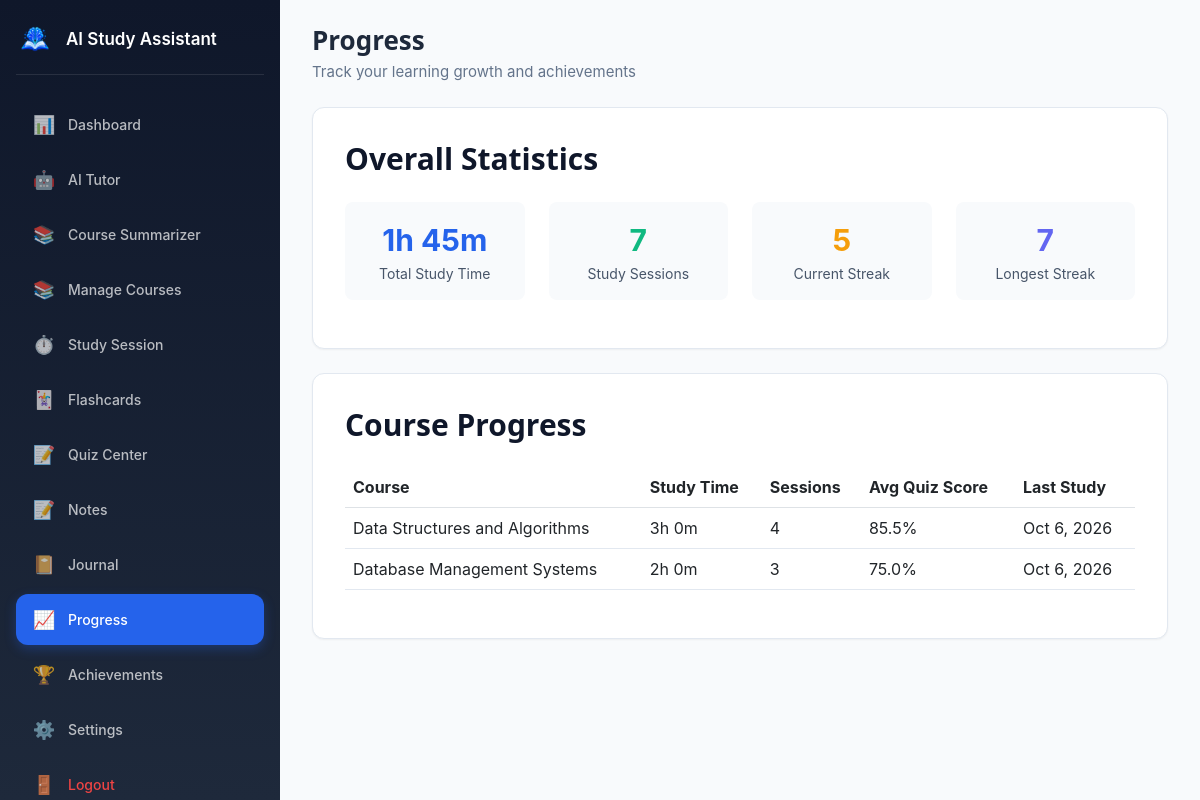
The page /progress.php (signed in) on the database its author committed.
### tables this page shows
CREATE TABLE IF NOT EXISTS progress (
    id INT AUTO_INCREMENT PRIMARY KEY,
    user_id INT NOT NULL,
    course_id INT,
    total_study_time INT DEFAULT 0,
    sessions_completed INT DEFAULT 0,
    quizzes_taken INT DEFAULT 0,
    average_quiz_score DECIMAL(5,2) DEFAULT 0,
    flashcards_reviewed INT DEFAULT 0,
    notes_created INT DEFAULT 0,
    journal_entries INT DEFAULT 0,
    current_streak INT DEFAULT 0,
    longest_streak INT DEFAULT 0,
    last_study_date DATE DEFAULT NULL,
    updated_at TIMESTAMP DEFAULT CURRENT_TIMESTAMP ON UPDATE CURRENT_TIMESTAMP,
    FOREIGN KEY (user_id) REFERENCES users(id) ON DELETE CASCADE,
    FOREIGN KEY (course_id) REFERENCES courses(id) ON DELETE SET NULL,
    UNIQUE KEY unique_user_course (user_id, course_id),
    INDEX idx_user_id (user_id)
);

CREATE TABLE IF NOT EXISTS courses (
    id INT AUTO_INCREMENT PRIMARY KEY,
    title VARCHAR(255) NOT NULL,
    description TEXT,
    code VARCHAR(50) DEFAULT NULL,
    instructor VARCHAR(255) DEFAULT NULL,
    user_id INT NOT NULL,
    created_at TIMESTAMP DEFAULT CURRENT_TIMESTAMP,
    updated_at TIMESTAMP DEFAULT CURRENT_TIMESTAMP ON UPDATE CURRENT_TIMESTAMP,
    FOREIGN KEY (user_id) REFERENCES users(id) ON DELETE CASCADE,
    INDEX idx_user_id (user_id),
    INDEX idx_code (code)
);

### models/StudySession.php (called while the page is built, shortened)
<?php
class StudySession {
    public static function get_total_study_time($user_id) {
        $db = get_db_connection();
        try {
            $stmt = $db->prepare("SELECT SUM(duration_minutes) FROM study_sessions WHERE user_id = ?");
            $stmt->execute([$user_id]);
            return $stmt->fetchColumn() ?: 0;
        } catch (PDOException $e) {
            error_log("Get total study time error: " . $e->getMessage());
            return 0;
        }
    }
}

### models/Progress.php (called while the page is built, shortened)
<?php
class Progress {
    public static function get_user_progress($user_id, $course_id = null) {
        $db = get_db_connection();
        try {
            if ($course_id) {
                $stmt = $db->prepare("SELECT p.*, c.title as course_title FROM progress p LEFT JOIN courses c ON p.course_id = c.id WHERE p.user_id = ? AND p.course_id = ?");
                $stmt->execute([$user_id, $course_id]);
            } else {
                $stmt = $db->prepare("SELECT p.*, c.title as course_title FROM progress p LEFT JOIN courses c ON p.course_id = c.id WHERE p.user_id = ?");
                $stmt->execute([$user_id]);
            }
            return $stmt->fetchAll();
        } catch (PDOException $e) {
            error_log("Get user progress error: " . $e->getMessage());
            return [];
        }
    }
    public static function get_overall_stats($user_id) {
        $db = get_db_connection();
        try {
            $stats = [];
            $stmt = $db->prepare("SELECT SUM(total_study_time) FROM progress WHERE user_id = ?");
            $stmt->execute([$user_id]);
            $stats['total_study_time'] = $stmt->fetchColumn() ?: 0;
            $stmt = $db->prepare("SELECT SUM(sessions_completed) FROM progress WHERE user_id = ?");
            $stmt->execute([$user_id]);
            $stats['total_sessions'] = $stmt->fetchColumn() ?: 0;
            $stmt = $db->prepare("SELECT MAX(current_streak) FROM progress WHERE user_id = ?");
            $stmt->execute([$user_id]);
            $stats['current_streak'] = $stmt->fetchColumn() ?: 0;
            $stmt = $db->prepare("SELECT MAX(longest_streak) FROM progress WHERE user_id = ?");
            $stmt->execute([$user_id]);
            $stats['longest_streak'] = $stmt->fetchColumn() ?: 0;
            return $stats;
        } catch (PDOException $e) {
            error_log("Get overall stats error: " . $e->getMessage());
            return [];
        }
    }
}

### progress.php (the view, shortened to what this page needs)
<?php
require_once __DIR__ . '/models/Progress.php';
require_once __DIR__ . '/models/StudySession.php';
$user_id = get_current_user_id();
$progress_data = Progress::get_user_progress($user_id);
$overall_stats = Progress::get_overall_stats($user_id);
$total_study_time = StudySession::get_total_study_time($user_id);
require_once __DIR__ . '/views/partials/navbar.php';
?>
<header class="page-heading">
    <h1>Progress</h1>
    <p>Track your learning growth and achievements</p>
</header>
<div class="card mb-4">
                    <div class="card-body">
                        <h3 style="color: var(--color-primary-dark); margin-bottom: var(--spacing-lg);">Overall Statistics</h3>
                        <div class="row">
                            <div class="col-12 col-md-3 mb-3">
                                <div style="text-align: center; padding: var(--spacing-md); background-color: var(--color-gray-50); border-radius: var(--border-radius-md);">
                                    <div style="font-size: var(--font-size-3xl); font-weight: var(--font-weight-bold); color: var(--color-accent);">
                                        <?php echo floor($total_study_time / 60); ?>h <?php echo $total_study_time % 60; ?>m
                                    </div>
                                    <div style="color: var(--color-gray-600); font-size: var(--font-size-sm);">Total Study Time</div>
                                </div>
                            </div>
                            <div class="col-12 col-md-3 mb-3">
                                <div style="text-align: center; padding: var(--spacing-md); background-color: var(--color-gray-50); border-radius: var(--border-radius-md);">
                                    <div style="font-size: var(--font-size-3xl); font-weight: var(--font-weight-bold); color: var(--color-success);">
                                        <?php echo number_format($overall_stats['total_sessions'] ?? 0); ?>
                                    </div>
                                    <div style="color: var(--color-gray-600); font-size: var(--font-size-sm);">Study Sessions</div>
                                </div>
                            </div>
                            <div class="col-12 col-md-3 mb-3">
                                <div style="text-align: center; padding: var(--spacing-md); background-color: var(--color-gray-50); border-radius: var(--border-radius-md);">
                                    <div style="font-size: var(--font-size-3xl); font-weight: var(--font-weight-bold); color: var(--color-flashcards);">
                                        <?php echo number_format($overall_stats['current_streak'] ?? 0); ?>
                                    </div>
                                    <div style="color: var(--color-gray-600); font-size: var(--font-size-sm);">Current Streak</div>
                                </div>
                            </div>
                            <div class="col-12 col-md-3 mb-3">
                                <div style="text-align: center; padding: var(--spacing-md); background-color: var(--color-gray-50); border-radius: var(--border-radius-md);">
                                    <div style="font-size: var(--font-size-3xl); font-weight: var(--font-weight-bold); color: var(--color-progress);">
                                        <?php echo number_format($overall_stats['longest_streak'] ?? 0); ?>
                                    </div>
                                    <div style="color: var(--color-gray-600); font-size: var(--font-size-sm);">Longest Streak</div>
                                </div>
                            </div>
                        </div>
                    </div>
                </div>
                <div class="card">
                    <div class="card-body">
                        <h3 style="color: var(--color-primary-dark); margin-bottom: var(--spacing-lg);">Course Progress</h3>
                        <?php if (empty($progress_data)): ?>
                            <p style="color: var(--color-gray-600);">No progress data yet. Start studying to track your progress!</p>
                        <?php else: ?>
                            <div class="table-responsive">
                                <table class="table" style="width: 100%;">
                                    <thead>
                                        <tr style="background-color: var(--color-gray-100);">
                                            <th style="padding: var(--spacing-sm);">Course</th>
                                            <th style="padding: var(--spacing-sm);">Study Time</th>
                                            <th style="padding: var(--spacing-sm);">Sessions</th>
                                            <th style="padding: var(--spacing-sm);">Avg Quiz Score</th>
                                            <th style="padding: var(--spacing-sm);">Last Study</th>
                                        </tr>
                                    </thead>
                                    <tbody>
                                        <?php foreach ($progress_data as $progress): ?>
                                            <tr style="border-bottom: 1px solid var(--color-gray-200);">
                                                <td style="padding: var(--spacing-sm);">
                                                    <?php echo $progress['course_title'] ? htmlspecialchars($progress['course_title']) : 'General'; ?>
                                                </td>
                                                <td style="padding: var(--spacing-sm);">
                                                    <?php echo floor($progress['total_study_time'] / 60); ?>h <?php echo $progress['total_study_time'] % 60; ?>m
                                                </td>
                                                <td style="padding: var(--spacing-sm);"><?php echo number_format($progress['sessions_completed']); ?></td>
                                                <td style="padding: var(--spacing-sm);"><?php echo $progress['average_quiz_score'] ? number_format($progress['average_quiz_score'], 1) . '%' : 'N/A'; ?></td>
                                                <td style="padding: var(--spacing-sm);">
                                                    <?php echo $progress['last_study_date'] ? date('M j, Y', strtotime($progress['last_study_date'])) : 'Never'; ?>
                                                </td>
                                            </tr>
                                        <?php endforeach; ?>
                                    </tbody>
                                </table>
                            </div>
                        <?php endif; ?>
                    </div>
                </div>
<?php require_once __DIR__ . '/views/partials/footer.php'; ?>

### assets/css/style.css (style rules this page uses)
:root { --color-primary-dark: #0F172A; --color-primary: #1E293B; --color-primary-light: #334155; --color-accent: #2563EB; --color-accent-light: #4F46E5; --color-accent-secondary: #3B82F6; --color-ai-tutor: #2563EB; --color-ai-tutor-bg: #EFF6FF; --color-summarizer: #8B5CF6; --color-summarizer-bg: #F5F3FF; --color-flashcards: #F59E0B; --color-flashcards-bg: #FFFBEB; --color-quiz: #10B981; --color-quiz-bg: #ECFDF5; --color-journal: #EF4444; --color-journal-bg: #FEF2F2; --color-progress: #6366F1; --color-progress-bg: #EEF2FF; --color-white: #ffffff; --color-gray-50: #F8FAFC; --color-gray-100: #F1F5F9; --color-gray-200: #E2E8F0; --color-gray-300: #CBD5E1; --color-gray-400: #94A3B8; --color-gray-500: #64748B; --color-gray-600: #475569; --color-gray-700: #334155; --color-gray-800: #1E293B; --color-gray-900: #0F172A; --color-success: #10B981; --color-warning: #F59E0B; --color-error: #EF4444; --color-info: #3B82F6; --font-family-base: -apple-system, BlinkMacSystemFont, 'Segoe UI', Roboto, 'Helvetica Neue', Arial, sans-serif; --font-family-heading: 'Segoe UI', Roboto, 'Helvetica Neue', Arial, sans-serif; --font-size-xs: 0.75rem; --font-size-sm: 0.875rem; --font-size-base: 1rem; --font-size-lg: 1.125rem; --font-size-xl: 1.25rem; --font-size-2xl: 1.5rem; --font-size-3xl: 1.875rem; --font-size-4xl: 2.25rem; --font-size-5xl: 3rem; --font-weight-light: 300; --font-weight-normal: 400; --font-weight-medium: 500; --font-weight-semibold: 600; --font-weight-bold: 700; --line-height-tight: 1.25; --line-height-normal: 1.5; --line-height-relaxed: 1.75; --spacing-xs: 0.25rem; --spacing-sm: 0.5rem; --spacing-md: 1rem; --spacing-lg: 1.5rem; --spacing-xl: 2rem; --spacing-2xl: 3rem; --spacing-3xl: 4rem; --border-radius-sm: 0.25rem; --border-radius-md: 0.5rem; --border-radius-lg: 0.75rem; --border-radius-xl: 1rem; --border-radius-full: 9999px; --shadow-sm: 0 1px 2px 0 rgba(0, 0, 0, 0.05); --shadow-md: 0 4px 6px -1px rgba(0, 0, 0, 0.1), 0 2px 4px -1px rgba(0, 0, 0, 0.06); --shadow-lg: 0 10px 15px -3px rgba(0, 0, 0, 0.1), 0 4px 6px -2px rgba(0, 0, 0, 0.05); --shadow-xl: 0 20px 25px -5px rgba(0, 0, 0, 0.1), 0 10px 10px -5px rgba(0, 0, 0, 0.04); --transition-fast: 150ms ease-in-out; --transition-base: 300ms ease-in-out; --transition-slow: 500ms ease-in-out; }
* { margin: 0; padding: 0; box-sizing: border-box; }
html { font-size: 16px; scroll-behavior: smooth; }
body { font-family: var(--font-family-base); font-size: var(--font-size-base); line-height: var(--line-height-normal); color: var(--color-gray-800); background-color: var(--color-gray-50); -webkit-font-smoothing: antialiased; -moz-osx-font-smoothing: grayscale; }
h1, h2, h3, h4, h5, h6 { font-family: var(--font-family-heading); font-weight: var(--font-weight-bold); line-height: var(--line-height-tight); color: var(--color-gray-900); margin-bottom: var(--spacing-md); }
h1 { font-size: var(--font-size-5xl); }
h3 { font-size: var(--font-size-3xl); }
p { margin-bottom: var(--spacing-md); }
.card { background-color: var(--color-white); border: 1px solid var(--color-gray-200); border-radius: var(--border-radius-lg); box-shadow: var(--shadow-sm); transition: box-shadow var(--transition-base); }
.card-body { padding: var(--spacing-xl); }
.mb-3 { margin-bottom: var(--spacing-lg); }
.mb-4 { margin-bottom: var(--spacing-xl); }
.page-heading { margin-bottom: 24px; }
.page-heading h1 { font-size: 26px; font-weight: 700; color: #1E293B; margin-bottom: 4px; }
.page-heading p { font-size: 15px; color: #64748B; margin: 0; }

### rows shown on the page
progress: course.title "Data Structures and Algorithms", floor($progress['total_study_time']/60) "3", $progress['total_study_time']%60 "0", sessions_completed "4", average_quiz_score "85.5", last_study_date "Oct 6, 2026"
progress: course.title "Database Management Systems", floor($progress['total_study_time']/60) "2", $progress['total_study_time']%60 "0", sessions_completed "3", average_quiz_score "75.0", last_study_date "Oct 6, 2026"

### other values the page prints
$item[0] "📊"
$item[1] "Dashboard"
$item[0] "🤖"
$item[1] "AI Tutor"
$item[0] "📚"
$item[1] "Course Summarizer"
$item[1] "Manage Courses"
$item[0] "⏱️"
$item[1] "Study Session"
$item[0] "🃏"
$item[1] "Flashcards"
$item[0] "📝"
$item[1] "Quiz Center"
$item[1] "Notes"
$item[0] "📔"
